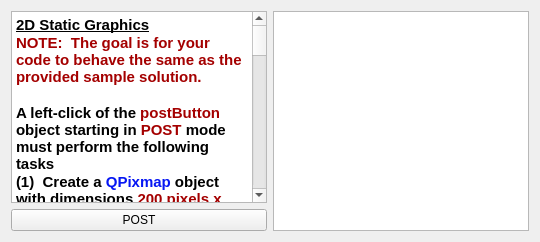
     <widget class="QWidget" name="tab_2">
      <attribute name="title">
       <string>Problem 1</string>
      </attribute>
      <layout class="QHBoxLayout" name="horizontalLayout_3">
       <item>
        <layout class="QVBoxLayout" name="verticalLayout_6">
         <item>
          <widget class="QTextBrowser" name="textBrowser_2">
           <property name="html">
            <string>&lt;!DOCTYPE HTML PUBLIC &quot;-//W3C//DTD HTML 4.0//EN&quot; &quot;http://www.w3.org/TR/REC-html40/strict.dtd&quot;&gt;
&lt;html&gt;&lt;head&gt;&lt;meta name=&quot;qrichtext&quot; content=&quot;1&quot; /&gt;&lt;style type=&quot;text/css&quot;&gt;
p, li { white-space: pre-wrap; }
&lt;/style&gt;&lt;/head&gt;&lt;body style=&quot; font-family:'Sans Serif'; font-size:12pt; font-weight:600; font-style:normal;&quot;&gt;
&lt;p style=&quot; margin-top:0px; margin-bottom:0px; margin-left:0px; margin-right:0px; -qt-block-indent:0; text-indent:0px;&quot;&gt;&lt;span style=&quot; font-family:'Cantarell'; font-size:11pt; text-decoration: underline;&quot;&gt;2D Static Graphics&lt;/span&gt;&lt;span style=&quot; font-family:'Cantarell'; font-size:11pt;&quot;&gt;           &lt;/span&gt;&lt;/p&gt;
&lt;p style=&quot; margin-top:0px; margin-bottom:0px; margin-left:0px; margin-right:0px; -qt-block-indent:0; text-indent:0px;&quot;&gt;&lt;span style=&quot; font-family:'Cantarell'; font-size:11pt; color:#a40000;&quot;&gt;NOTE:  The goal is for your code to behave the same as the provided sample solution. &lt;/span&gt;&lt;/p&gt;
&lt;p style=&quot;-qt-paragraph-type:empty; margin-top:0px; margin-bottom:0px; margin-left:0px; margin-right:0px; -qt-block-indent:0; text-indent:0px; font-family:'Cantarell'; font-size:11pt;&quot;&gt;&lt;br /&gt;&lt;/p&gt;
&lt;p style=&quot; margin-top:0px; margin-bottom:0px; margin-left:0px; margin-right:0px; -qt-block-indent:0; text-indent:0px;&quot;&gt;&lt;span style=&quot; font-family:'Cantarell'; font-size:11pt;&quot;&gt;A left-click of the &lt;/span&gt;&lt;span style=&quot; font-family:'Cantarell'; font-size:11pt; color:#a40000;&quot;&gt;postButton&lt;/span&gt;&lt;span style=&quot; font-family:'Cantarell'; font-size:11pt;&quot;&gt; object starting in &lt;/span&gt;&lt;span style=&quot; font-family:'Cantarell'; font-size:11pt; color:#a40000;&quot;&gt;POST&lt;/span&gt;&lt;span style=&quot; font-family:'Cantarell'; font-size:11pt;&quot;&gt; mode must perform the following tasks&lt;/span&gt;&lt;/p&gt;
&lt;p style=&quot; margin-top:0px; margin-bottom:0px; margin-left:0px; margin-right:0px; -qt-block-indent:0; text-indent:0px;&quot;&gt;&lt;span style=&quot; font-family:'Cantarell'; font-size:11pt;&quot;&gt;(1)  Create a &lt;/span&gt;&lt;span style=&quot; font-family:'Cantarell'; font-size:11pt; color:#0617f3;&quot;&gt;QPixmap&lt;/span&gt;&lt;span style=&quot; font-family:'Cantarell'; font-size:11pt;&quot;&gt; object with dimensions &lt;/span&gt;&lt;span style=&quot; font-family:'Cantarell'; font-size:11pt; color:#a40000;&quot;&gt;200 pixels x 200 pixels&lt;/span&gt;&lt;/p&gt;
&lt;p style=&quot; margin-top:0px; margin-bottom:0px; margin-left:0px; margin-right:0px; -qt-block-indent:0; text-indent:0px;&quot;&gt;&lt;span style=&quot; font-family:'Cantarell'; font-size:11pt;&quot;&gt;(2)  Fill the pixmap object with &lt;/span&gt;&lt;span style=&quot; font-family:'Cantarell'; font-size:11pt; color:#a40000;&quot;&gt;Qt::darkCyan&lt;/span&gt;&lt;span style=&quot; font-family:'Cantarell'; font-size:11pt;&quot;&gt; color  &lt;/span&gt;&lt;/p&gt;
&lt;p style=&quot; margin-top:0px; margin-bottom:0px; margin-left:0px; margin-right:0px; -qt-block-indent:0; text-indent:0px;&quot;&gt;&lt;span style=&quot; font-family:'Cantarell'; font-size:11pt;&quot;&gt;(3)  Create a &lt;/span&gt;&lt;span style=&quot; font-family:'Cantarell'; font-size:11pt; color:#0617f3;&quot;&gt;QPainter&lt;/span&gt;&lt;span style=&quot; font-family:'Cantarell'; font-size:11pt;&quot;&gt; object for the pixmap object&lt;/span&gt;&lt;/p&gt;
&lt;p style=&quot; margin-top:0px; margin-bottom:0px; margin-left:0px; margin-right:0px; -qt-block-indent:0; text-indent:0px;&quot;&gt;&lt;span style=&quot; font-family:'Cantarell'; font-size:11pt;&quot;&gt;(4)  Set the painter object's pen to &lt;/span&gt;&lt;span style=&quot; font-family:'Cantarell'; font-size:11pt; color:#a40000;&quot;&gt;Qt::white&lt;/span&gt;&lt;span style=&quot; font-family:'Cantarell'; font-size:11pt;&quot;&gt; color&lt;/span&gt;&lt;/p&gt;
&lt;p style=&quot; margin-top:0px; margin-bottom:0px; margin-left:0px; margin-right:0px; -qt-block-indent:0; text-indent:0px;&quot;&gt;&lt;span style=&quot; font-family:'Cantarell';&quot;&gt;(5)  &lt;/span&gt;&lt;span style=&quot; font-family:'Cantarell'; font-size:11pt;&quot;&gt;Use the painter object to add &lt;/span&gt;&lt;span style=&quot; font-family:'Cantarell'; font-size:11pt; color:#ff0000;&quot;&gt;YOUR LINUX ACCOUNT USERNAME&lt;/span&gt;&lt;span style=&quot; font-family:'Cantarell'; font-size:11pt;&quot;&gt; as &lt;/span&gt;&lt;span style=&quot; font-family:'Cantarell'; font-size:11pt; color:#0000ff;&quot;&gt;text&lt;/span&gt;&lt;span style=&quot; font-family:'Cantarell'; font-size:11pt;&quot;&gt; to the pixmap object with its top left corner at location &lt;/span&gt;&lt;span style=&quot; font-family:'Cantarell'; font-size:11pt; color:#a40000;&quot;&gt;(50, 50)&lt;/span&gt;&lt;/p&gt;
&lt;p style=&quot; margin-top:0px; margin-bottom:0px; margin-left:0px; margin-right:0px; -qt-block-indent:0; text-indent:0px;&quot;&gt;&lt;span style=&quot; font-family:'Cantarell'; font-size:11pt;&quot;&gt;(6)  Use the painter object to add an &lt;/span&gt;&lt;span style=&quot; font-family:'Cantarell'; font-size:11pt; color:#0000ff;&quot;&gt;ellipse&lt;/span&gt;&lt;span style=&quot; font-family:'Cantarell'; font-size:11pt;&quot;&gt; which is &lt;/span&gt;&lt;span style=&quot; font-family:'Cantarell'; font-size:11pt; text-decoration: underline; color:#ce5c00;&quot;&gt;CENTERED&lt;/span&gt;&lt;span style=&quot; font-family:'Cantarell'; font-size:11pt;&quot;&gt; within the pixmap object.  The width and height must be &lt;/span&gt;&lt;span style=&quot; font-family:'Cantarell'; font-size:11pt; color:#0000ff;&quot;&gt;10 pixels&lt;/span&gt;&lt;span style=&quot; font-family:'Cantarell'; font-size:11pt;&quot;&gt; in each direction.&lt;/span&gt;&lt;/p&gt;
&lt;p style=&quot; margin-top:0px; margin-bottom:0px; margin-left:0px; margin-right:0px; -qt-block-indent:0; text-indent:0px;&quot;&gt;&lt;span style=&quot; font-family:'Cantarell'; font-size:11pt;&quot;&gt;(7)  Use the painter object to add an &lt;/span&gt;&lt;span style=&quot; font-family:'Cantarell'; font-size:11pt; color:#a40000;&quot;&gt;180 pixel x 180 pixel&lt;/span&gt;&lt;span style=&quot; font-family:'Cantarell'; font-size:11pt;&quot;&gt; &lt;/span&gt;&lt;span style=&quot; font-family:'Cantarell'; font-size:11pt; color:#0000ff;&quot;&gt;rectangle&lt;/span&gt;&lt;span style=&quot; font-family:'Cantarell'; font-size:11pt;&quot;&gt; &lt;/span&gt;&lt;span style=&quot; font-family:'Cantarell'; font-size:11pt; text-decoration: underline; color:#ce5c00;&quot;&gt;CENTERED&lt;/span&gt;&lt;span style=&quot; font-family:'Cantarell'; font-size:11pt;&quot;&gt; within the pixmap object&lt;/span&gt;&lt;/p&gt;
&lt;p style=&quot; margin-top:0px; margin-bottom:0px; margin-left:0px; margin-right:0px; -qt-block-indent:0; text-indent:0px;&quot;&gt;&lt;span style=&quot; font-family:'Cantarell'; font-size:11pt;&quot;&gt;(8)  Create a &lt;/span&gt;&lt;span style=&quot; font-family:'Cantarell'; font-size:11pt; color:#0617f3;&quot;&gt;QGraphicsPixmapItem&lt;/span&gt;&lt;span style=&quot; font-family:'Cantarell'; font-size:11pt;&quot;&gt; object and load the above &lt;/span&gt;&lt;span style=&quot; font-family:'Cantarell'; font-size:11pt; color:#0617f3;&quot;&gt;QPixmap&lt;/span&gt;&lt;span style=&quot; font-family:'Cantarell'; font-size:11pt;&quot;&gt; object into the item&lt;/span&gt;&lt;/p&gt;
&lt;p style=&quot; margin-top:0px; margin-bottom:0px; margin-left:0px; margin-right:0px; -qt-block-indent:0; text-indent:0px;&quot;&gt;&lt;span style=&quot; font-family:'Cantarell'; font-size:11pt;&quot;&gt;(9)  Add the &lt;/span&gt;&lt;span style=&quot; font-family:'Cantarell'; font-size:11pt; color:#0617f3;&quot;&gt;QGraphicsPixmapItem &lt;/span&gt;&lt;span style=&quot; font-family:'Cantarell'; font-size:11pt;&quot;&gt;object holding your custom pixmap to the &lt;/span&gt;&lt;span style=&quot; font-family:'Cantarell'; font-size:11pt; text-decoration: underline; color:#ff0000;&quot;&gt;CENTER&lt;/span&gt;&lt;span style=&quot; font-family:'Cantarell'; font-size:11pt;&quot;&gt; of &lt;/span&gt;&lt;span style=&quot; font-family:'Cantarell'; font-size:11pt; color:#a40000;&quot;&gt;scene&lt;/span&gt;&lt;/p&gt;
&lt;p style=&quot; margin-top:0px; margin-bottom:0px; margin-left:0px; margin-right:0px; -qt-block-indent:0; text-indent:0px;&quot;&gt;&lt;span style=&quot; font-family:'Cantarell'; font-size:11pt;&quot;&gt;(10) The &lt;/span&gt;&lt;span style=&quot; font-family:'Cantarell'; font-size:11pt; color:#a40000;&quot;&gt;postButton&lt;/span&gt;&lt;span style=&quot; font-family:'Cantarell'; font-size:11pt;&quot;&gt; text will automatically change to &lt;/span&gt;&lt;span style=&quot; font-family:'Cantarell'; font-size:11pt; color:#a40000;&quot;&gt;REMOVE&lt;/span&gt;&lt;/p&gt;
&lt;p style=&quot;-qt-paragraph-type:empty; margin-top:0px; margin-bottom:0px; margin-left:0px; margin-right:0px; -qt-block-indent:0; text-indent:0px; font-family:'Cantarell'; font-size:11pt;&quot;&gt;&lt;br /&gt;&lt;/p&gt;
&lt;p style=&quot; margin-top:0px; margin-bottom:0px; margin-left:0px; margin-right:0px; -qt-block-indent:0; text-indent:0px;&quot;&gt;&lt;span style=&quot; font-family:'Cantarell'; font-size:11pt;&quot;&gt;A left-click of the &lt;/span&gt;&lt;span style=&quot; font-family:'Cantarell'; font-size:11pt; color:#a40000;&quot;&gt;postButton&lt;/span&gt;&lt;span style=&quot; font-family:'Cantarell'; font-size:11pt;&quot;&gt; object starting in &lt;/span&gt;&lt;span style=&quot; font-family:'Cantarell'; font-size:11pt; color:#a40000;&quot;&gt;REMOVE&lt;/span&gt;&lt;span style=&quot; font-family:'Cantarell'; font-size:11pt;&quot;&gt; mode must perform the following tasks&lt;/span&gt;&lt;/p&gt;
&lt;p style=&quot; margin-top:0px; margin-bottom:0px; margin-left:0px; margin-right:0px; -qt-block-indent:0; text-indent:0px;&quot;&gt;&lt;span style=&quot; font-family:'Cantarell'; font-size:11pt;&quot;&gt;(11)  Remove the &lt;/span&gt;&lt;span style=&quot; font-family:'Cantarell'; font-size:11pt; color:#0000ff;&quot;&gt;QGraphicsPixmapItem&lt;/span&gt;&lt;span style=&quot; font-family:'Cantarell'; font-size:11pt;&quot;&gt; from the &lt;/span&gt;&lt;span style=&quot; font-family:'Cantarell'; font-size:11pt; color:#a40000;&quot;&gt;scene&lt;/span&gt;&lt;span style=&quot; font-family:'Cantarell'; font-size:11pt;&quot;&gt; object&lt;/span&gt;&lt;/p&gt;
&lt;p style=&quot; margin-top:0px; margin-bottom:0px; margin-left:0px; margin-right:0px; -qt-block-indent:0; text-indent:0px;&quot;&gt;&lt;span style=&quot; font-family:'Cantarell'; font-size:11pt;&quot;&gt;(12)  The &lt;/span&gt;&lt;span style=&quot; font-family:'Cantarell'; font-size:11pt; color:#a40000;&quot;&gt;postButton&lt;/span&gt;&lt;span style=&quot; font-family:'Cantarell'; font-size:11pt;&quot;&gt; text will automatically change to &lt;/span&gt;&lt;span style=&quot; font-family:'Cantarell'; font-size:11pt; color:#a40000;&quot;&gt;POST&lt;/span&gt;&lt;/p&gt;
&lt;p style=&quot;-qt-paragraph-type:empty; margin-top:0px; margin-bottom:0px; margin-left:0px; margin-right:0px; -qt-block-indent:0; text-indent:0px; font-family:'Cantarell'; font-size:11pt;&quot;&gt;&lt;br /&gt;&lt;/p&gt;
&lt;p style=&quot; margin-top:0px; margin-bottom:0px; margin-left:0px; margin-right:0px; -qt-block-indent:0; text-indent:0px;&quot;&gt;&lt;span style=&quot; font-family:'Cantarell'; font-size:11pt;&quot;&gt;HINT:  The &lt;/span&gt;&lt;span style=&quot; font-family:'Cantarell'; font-size:11pt; color:#0000ff;&quot;&gt;QGraphicScene&lt;/span&gt;&lt;span style=&quot; font-family:'Cantarell'; font-size:11pt;&quot;&gt; object is named &lt;/span&gt;&lt;span style=&quot; font-family:'Cantarell'; font-size:11pt; color:#a40000;&quot;&gt;scene&lt;/span&gt;&lt;/p&gt;
&lt;p style=&quot; margin-top:0px; margin-bottom:0px; margin-left:0px; margin-right:0px; -qt-block-indent:0; text-indent:0px;&quot;&gt;&lt;span style=&quot; font-family:'Cantarell'; font-size:11pt;&quot;&gt;            The &lt;/span&gt;&lt;span style=&quot; font-family:'Cantarell'; font-size:11pt; color:#0000ff;&quot;&gt;QPushButton&lt;/span&gt;&lt;span style=&quot; font-family:'Cantarell'; font-size:11pt;&quot;&gt; object is names &lt;/span&gt;&lt;span style=&quot; font-family:'Cantarell'; font-size:11pt; color:#a40000;&quot;&gt;postButton&lt;/span&gt;&lt;/p&gt;&lt;/body&gt;&lt;/html&gt;</string>
           </property>
          </widget>
         </item>
         <item>
          <layout class="QVBoxLayout" name="verticalLayout_3">
           <item>
            <widget class="QPushButton" name="postButton">
             <property name="text">
              <string>POST</string>
             </property>
            </widget>
           </item>
          </layout>
         </item>
        </layout>
       </item>
       <item>
        <widget class="QGraphicsView" name="graphicsView1"/>
       </item>
      </layout>
     </widget>
